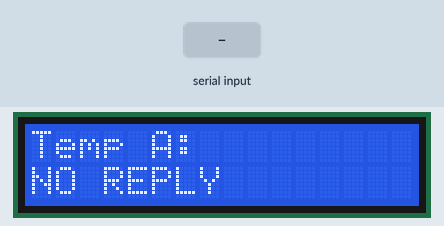
This sketch was run on a simulated Arduino Uno, built with avr-gcc and run on an emulated ATmega328P. Shown: 16×2 character LCD. Inputs (shaded band) come from the test bench. What the sketch prints to the serial monitor is not drawn.

Above: at 1.2 s.
1.3 s: "1" received over Serial
At 2.5 s:
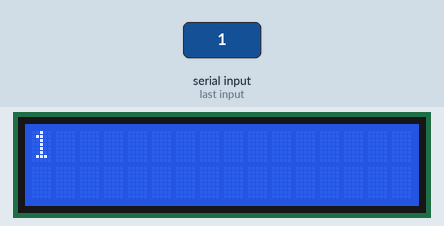
4.2 s: "0" received over Serial
At 5.8 s:
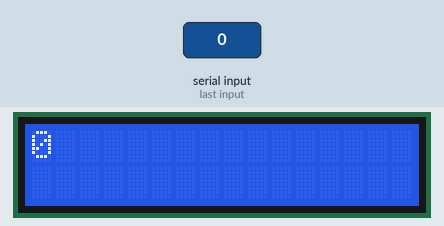
7.2 s: "2" received over Serial
At 8.7 s:
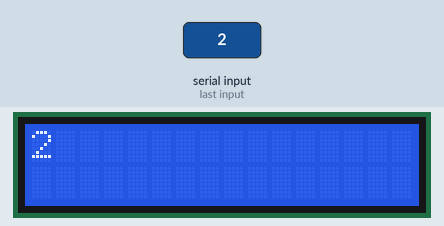
Timing chart, 0 to 10.2 s (numbered marks = the images above; inputs shaded):
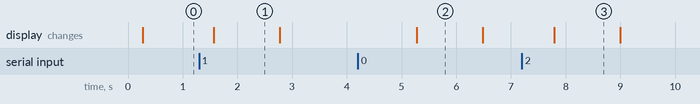

The sketch:

Master_RFBee_SC.ino
```cpp
        /*
        This sketch for master node of wireless communication between
        RFBee module using same channel to communicate each other
        */

        // include the library code:
        #include <LiquidCrystal.h>
        // initialize the library with the numbers of the interface pins
        LiquidCrystal lcd(8, 9, 4, 5, 6, 7);

        void setup()
        {
         // set up the LCD's number of columns and rows:
          lcd.begin(16, 2);
         // initialize the serial communications:
          Serial.begin(9600);
        }

        void loop()
        {
        Serial.print("T");
        delay(200);
        {
          // when characters arrive over the serial port...
          if (Serial.available()) {
            // wait a bit for the entire message to arrive
            delay(100);
            // clear the screen
            lcd.clear();
            while (Serial.available() > 0) {
              // display each character to the LCD
              lcd.write(Serial.read());
            }
           delay(1000);
          }

           else
           {
            lcd.clear();
            lcd.setCursor(0,0);
            lcd.print("Temp A: ");
            lcd.setCursor(0,1);
            lcd.print("NO REPLY");
            Serial.println("Temp A : NO REPLY !!");
            delay(1000);
            }
          }
       }
```

Measured:
- after the input at 1.3 s, the display: changes after 0.27 s (image 1)
- after the input at 4.2 s, the display: changes after 1.1 s (image 2)
- after the input at 7.2 s, the display: changes after 0.59 s (image 3)
- what the display in image 1 shows lasts 1.2 s, from 1.6 s to 2.8 s
